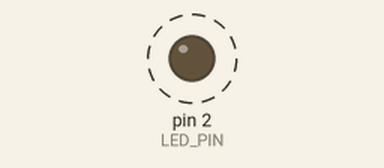
Bench run of a sketch on a simulated Arduino Uno, built with avr-gcc and run on an emulated ATmega328P. On the bench: output pins drawn as LEDs (lit = HIGH). Dashed ring = blinking.

Above: at 0.5 s.
Timing chart, 0 to 4.6 s (numbered marks = the images above):
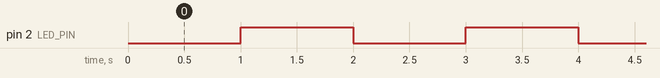

Measured:
- by itself, pin 2 (LED_PIN): alternates HIGH for 1.0 s and LOW for 1.0 s

The sketch:

blink.ino
```cpp
#define LED_PIN 2

unsigned long lastBlinkTime = 0;
bool ledState = false;

void setup() {
  pinMode(LED_PIN, OUTPUT);
}

void loop() {
  unsigned long now = millis();

  if (now - lastBlinkTime >= 1000) {
    lastBlinkTime = now;
    ledState = !ledState;
    digitalWrite(LED_PIN, ledState);
  }
}
```
